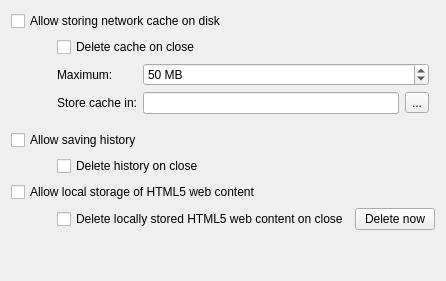
             <widget class="QWidget" name="tab_2">
              <attribute name="title">
               <string>Local Storage</string>
              </attribute>
              <layout class="QGridLayout" name="gridLayout_19">
               <item row="0" column="0" colspan="2">
                <layout class="QGridLayout" name="gridLayout_4">
                 <item row="0" column="0" colspan="3">
                  <widget class="QCheckBox" name="allowCache">
                   <property name="text">
                    <string>Allow storing network cache on disk</string>
                   </property>
                  </widget>
                 </item>
                 <item row="1" column="0">
                  <spacer name="horizontalSpacer_33">
                   <property name="orientation">
                    <enum>Qt::Orientation::Horizontal</enum>
                   </property>
                   <property name="sizeType">
                    <enum>QSizePolicy::Policy::Fixed</enum>
                   </property>
                   <property name="sizeHint" stdset="0">
                    <size>
                     <width>40</width>
                     <height>20</height>
                    </size>
                   </property>
                  </spacer>
                 </item>
                 <item row="1" column="1" colspan="3">
                  <widget class="QCheckBox" name="removeCache">
                   <property name="text">
                    <string>Delete cache on close</string>
                   </property>
                  </widget>
                 </item>
                 <item row="2" column="1">
                  <widget class="QLabel" name="maxCacheLabel">
                   <property name="text">
                    <string>Maximum:</string>
                   </property>
                  </widget>
                 </item>
                 <item row="2" column="2">
                  <widget class="QSpinBox" name="cacheMB">
                   <property name="suffix">
                    <string> MB</string>
                   </property>
                   <property name="minimum">
                    <number>1</number>
                   </property>
                   <property name="maximum">
                    <number>999999999</number>
                   </property>
                   <property name="value">
                    <number>50</number>
                   </property>
                  </widget>
                 </item>
                 <item row="3" column="1">
                  <widget class="QLabel" name="storeCacheLabel">
                   <property name="text">
                    <string>Store cache in:</string>
                   </property>
                   <property name="alignment">
                    <set>Qt::AlignmentFlag::AlignRight|Qt::AlignmentFlag::AlignTrailing|Qt::AlignmentFlag::AlignVCenter</set>
                   </property>
                  </widget>
                 </item>
                 <item row="3" column="2">
                  <layout class="QHBoxLayout" name="horizontalLayout_20">
                   <item>
                    <widget class="QLineEdit" name="cachePath"/>
                   </item>
                   <item>
                    <widget class="MacToolButton" name="changeCachePath">
                     <property name="text">
                      <string>...</string>
                     </property>
                    </widget>
                   </item>
                  </layout>
                 </item>
                </layout>
               </item>
               <item row="2" column="0" colspan="2">
                <layout class="QGridLayout" name="gridLayout_3">
                 <item row="0" column="0" colspan="3">
                  <widget class="QCheckBox" name="saveHistory">
                   <property name="text">
                    <string>Allow saving history</string>
                   </property>
                  </widget>
                 </item>
                 <item row="1" column="1">
                  <widget class="QCheckBox" name="deleteHistoryOnClose">
                   <property name="text">
                    <string>Delete history on close</string>
                   </property>
                  </widget>
                 </item>
                 <item row="1" column="0">
                  <spacer name="horizontalSpacer_4">
                   <property name="orientation">
                    <enum>Qt::Orientation::Horizontal</enum>
                   </property>
                   <property name="sizeType">
                    <enum>QSizePolicy::Policy::Fixed</enum>
                   </property>
                   <property name="sizeHint" stdset="0">
                    <size>
                     <width>40</width>
                     <height>20</height>
                    </size>
                   </property>
                  </spacer>
                 </item>
                 <item row="2" column="0" colspan="3">
                  <widget class="QCheckBox" name="html5storage">
                   <property name="text">
                    <string>Allow local storage of HTML5 web content</string>
                   </property>
                  </widget>
                 </item>
                 <item row="3" column="1">
                  <widget class="QCheckBox" name="deleteHtml5storageOnClose">
                   <property name="text">
                    <string>Delete locally stored HTML5 web content on close</string>
                   </property>
                  </widget>
                 </item>
                 <item row="1" column="2">
                  <spacer name="horizontalSpacer_21">
                   <property name="orientation">
                    <enum>Qt::Orientation::Horizontal</enum>
                   </property>
                   <property name="sizeHint" stdset="0">
                    <size>
                     <width>40</width>
                     <height>20</height>
                    </size>
                   </property>
                  </spacer>
                 </item>
                 <item row="3" column="2">
                  <widget class="QPushButton" name="deleteHtml5storage">
                   <property name="sizePolicy">
                    <sizepolicy hsizetype="Fixed" vsizetype="Fixed">
                     <horstretch>0</horstretch>
                     <verstretch>0</verstretch>
                    </sizepolicy>
                   </property>
                   <property name="text">
                    <string>Delete now</string>
                   </property>
                  </widget>
                 </item>
                </layout>
               </item>
               <item row="3" column="0">
                <spacer name="verticalSpacer_11">
                 <property name="orientation">
                  <enum>Qt::Orientation::Vertical</enum>
                 </property>
                 <property name="sizeHint" stdset="0">
                  <size>
                   <width>20</width>
                   <height>40</height>
                  </size>
                 </property>
                </spacer>
               </item>
               <item row="1" column="0" colspan="2">
                <spacer name="verticalSpacer">
                 <property name="orientation">
                  <enum>Qt::Orientation::Vertical</enum>
                 </property>
                 <property name="sizeType">
                  <enum>QSizePolicy::Policy::Fixed</enum>
                 </property>
                 <property name="sizeHint" stdset="0">
                  <size>
                   <width>20</width>
                   <height>10</height>
                  </size>
                 </property>
                </spacer>
               </item>
              </layout>
             </widget>
